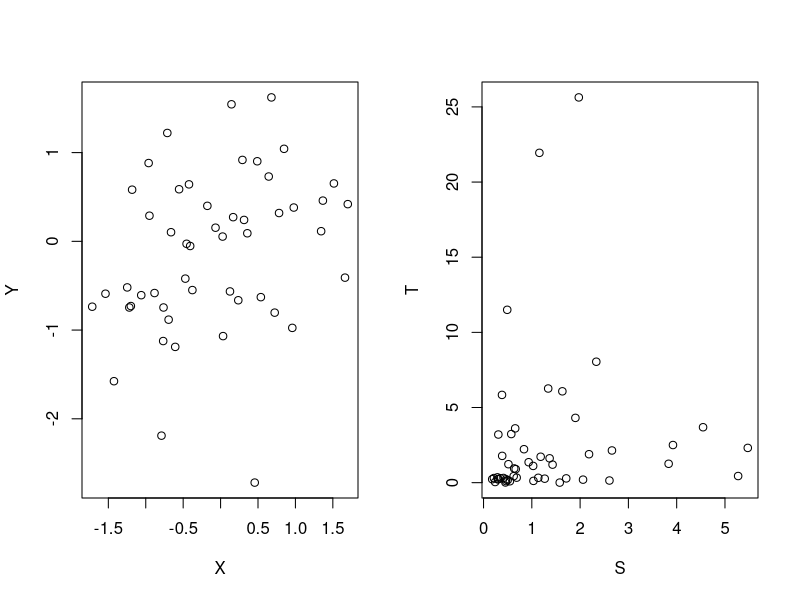
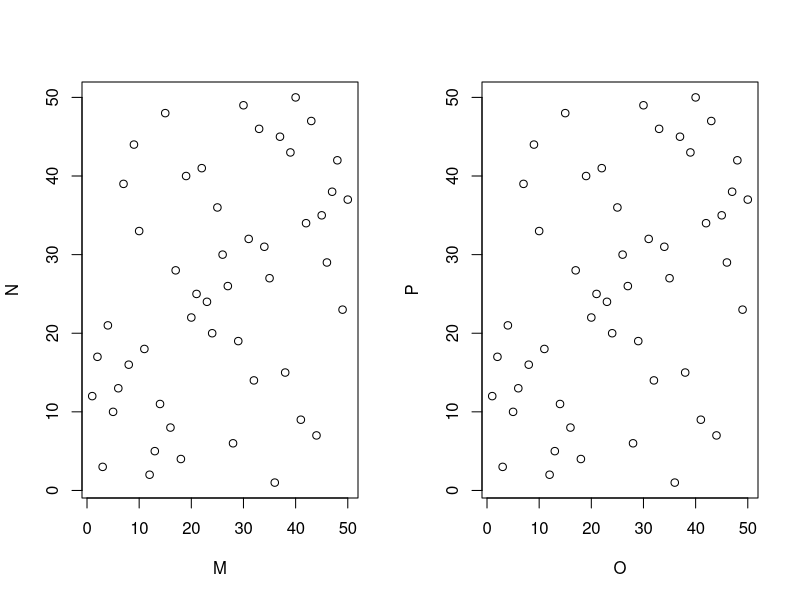
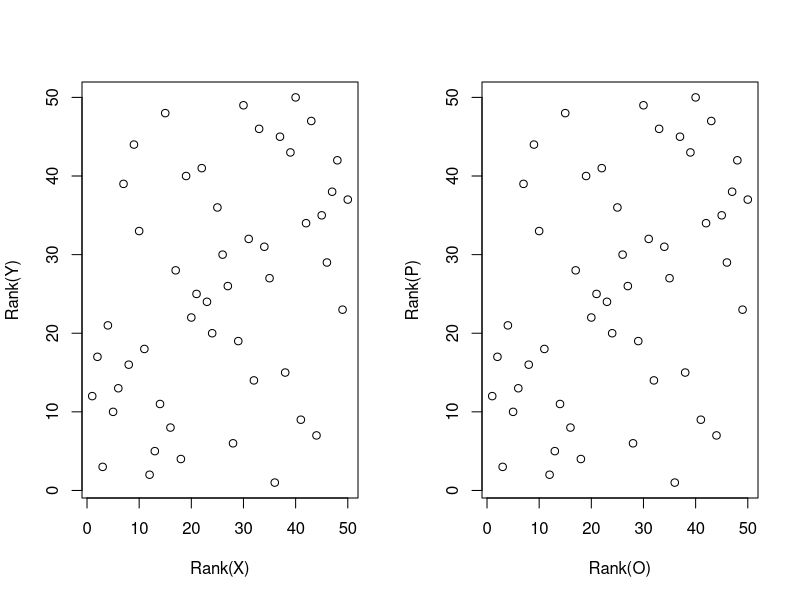

Generate these figures, in order, with R: (Note: this script raises an error after producing the figures.)
# Figures Thesis
rm(list = ls())
# Chapter 3.2.1: 
# Random Draws from N(0,1)

X <- rnorm(50,0,1)
Y <- rnorm(50,0,1)
cor(X,Y) #0.2
cor(X,Y,m="kendall") #same

# Transform X and Y into S and T

S <- exp(X)
T <- exp(2*Y)
cor(S,T) #0
cor(S,T,m="kendall") #same

par(mfrow=c(1,2))
plot(X,Y)
plot(S,T)

# Transform into rank obs
M <- rank(X)
N <- rank(Y)
plot(M,N)

O <- rank(S)
P <- rank(T)
plot(O,P)

plot(M, N, xlab="Rank(X)", ylab="Rank(Y)")
plot(O, P, xlab="Rank(O)", ylab="Rank(P)")



################################## Chapter 3.3 Copulas
par(mfrow=c(2,3))

################################### Gaussian Copula ##########################################################
# Scatter plot (left) and density (middle) of bivariate Gaussian Copula, as well as the copula itself (right) for increasing parameter rho

# for rho=0.3

gaus.cop1 <- normalCopula(param=0.3, dim=2)
a <- rCopula(1000, gaus.cop1)

plot(a, main="scatter plot", xlab="u", ylab="v", cex=.5)
persp(gaus.cop1, dCopula, main="copula density", xlab="u", ylab="v", zlab=" ", sub= expression("Gaussian Copula with"~rho~ "= 0.3"))
persp(gaus.cop1, pCopula, main="copula", xlab="u", ylab="v", zlab=" ")

# with rho=0.9
gaus.cop2 <- normalCopula(param=0.8, dim=2)
b <- rCopula(1000,gaus.cop2)

plot(b, xlab="u", ylab="v", cex=.5)
persp(gaus.cop2, dCopula, xlab="u", ylab="v", zlab=" ", sub= expression("Gaussian Copula with"~rho~ "= 0.8"))
persp(gaus.cop2, pCopula, xlab="u", ylab="v", zlab=" ")

###########################################################################################################

################################### Student Copula ##########################################################
par(mfrow=c(2,3))

t.cop1 <- tCopula(param = 0.3, dim=2, df=4)
c <- rCopula(1000, t.cop1)

plot(c, main="scatter plot", xlab="u", ylab="v", cex=.5)
persp(t.cop1, dCopula, main="copula density", xlab="u", ylab="v", zlab=" ", sub= expression("Student-t Copula with"~rho~ "= 0.3,"~ upsilon ~ "= 4"))
persp(t.cop1, pCopula, main="copula", xlab="u", ylab="v", zlab=" ")


t.cop2 <- tCopula(param = 0.7, dim=2, df=10)
d <- rCopula(1000, t.cop2)

plot(d, xlab="u", ylab="v", cex=.5)
persp(t.cop2, dCopula, xlab="u", ylab="v", zlab=" ", sub= expression("Student-t Copula with"~rho~ "= 0.7,"~ upsilon ~ "= 10"))
persp(t.cop2, pCopula, xlab="u", ylab="v", zlab=" ")

###########################################################################################################

################################### Clayton Copula ########################################################
par(mfrow=c(2,3))

#theta = 4
clay.cop1 <- archmCopula(family="clayton", dim=2, param=2)
e <- rCopula(1000,clay.cop1)

plot(e, main="scatter plot", xlab="u", ylab="v", cex=.5)
persp(clay.cop1, dCopula, main="copula density", xlab="u", ylab="v", zlab=" ", sub= expression("Clayton Copula with"~theta~ "= 2"))
persp(clay.cop1, pCopula, main="copula", xlab="u", ylab="v", zlab=" ")
      
# theta = 12
clay.cop2 <- archmCopula(family="clayton", dim=2, param=12)
f <- rCopula(1000,clay.cop2)

plot(f, xlab="u", ylab="v", cex=.5)
persp(clay.cop2, dCopula, xlab="u", ylab="v", zlab=" ", sub= expression("Clayton Copula with"~theta~ "= 12"))
persp(clay.cop2, pCopula, xlab="u", ylab="v", zlab=" ")

################################### Gumbel Copula ########################################################
par(mfrow=c(2,3))

# theta = 2
gumbel.cop1 <- archmCopula(family="gumbel", dim=2, param=2)
g <- rCopula(1000,gumbel.cop1)
        
plot(e, main="scatter plot", xlab="u", ylab="v", cex=.5)
persp(gumbel.cop1, dCopula, main="copula density", xlab="u", ylab="v", zlab=" ", sub= expression("Gumbel Copula with"~theta~ "= 2"))
persp(gumbel.cop1, pCopula, main="copula", xlab="u", ylab="v", zlab=" ")

# theta = 12
gumbel.cop2 <- archmCopula(family="gumbel", dim=2, param=12)
h <- rCopula(1000,gumbel.cop2)

plot(g, xlab="u", ylab="v", cex=.5)
persp(gumbel.cop2, dCopula, xlab="u", ylab="v", zlab=" ", sub= expression("Gumbel Copula with"~theta~ "= 12"))
persp(gumbel.cop2, pCopula, xlab="u", ylab="v", zlab=" ")


################################### Frank Copula ########################################################

frank.cop1 <- archmCopula(family="frank", dim=2, param=-5)
i <- rCopula(1000,frank.cop1)

plot(i, main="scatter plot", xlab="u", ylab="v", cex=.5)
persp(frank.cop1, dCopula, main="copula density", xlab="u", ylab="v", zlab=" ", sub= expression("Frank Copula with"~theta~ "= -5"))
persp(frank.cop1, pCopula, main="copula", xlab="u", ylab="v", zlab=" ")
        
frank.cop2 <- archmCopula(family="frank", dim=2, param=12)
j <- rCopula(1000,frank.cop2)

plot(j, xlab="u", ylab="v", cex=.5)
persp(frank.cop2, dCopula, xlab="u", ylab="v", zlab=" ", sub= expression("Frank Copula with"~theta~ "= 12"))
persp(frank.cop2, pCopula, xlab="u", ylab="v", zlab=" ")


################################## Chapter 3.2.3

par(mfrow=c(1,3))

clay.cop1 <- archmCopula(family="clayton", dim=2, param=4)
x <- rCopula(1500,clay.cop1)
plot(x, xlab="X", ylab="Y", cex=.5)

t.cop1 <- tCopula(param = 0.9, dim=2, df=8)
y <- rCopula(1500, t.cop1)
plot(y, xlab="X", ylab="Y", cex=.5)

gumbel.cop1 <- archmCopula(family="gumbel", dim=2, param=3)
z <- rCopula(1500,gumbel.cop1)
plot(z, xlab="X", ylab="Y", cex=.5)